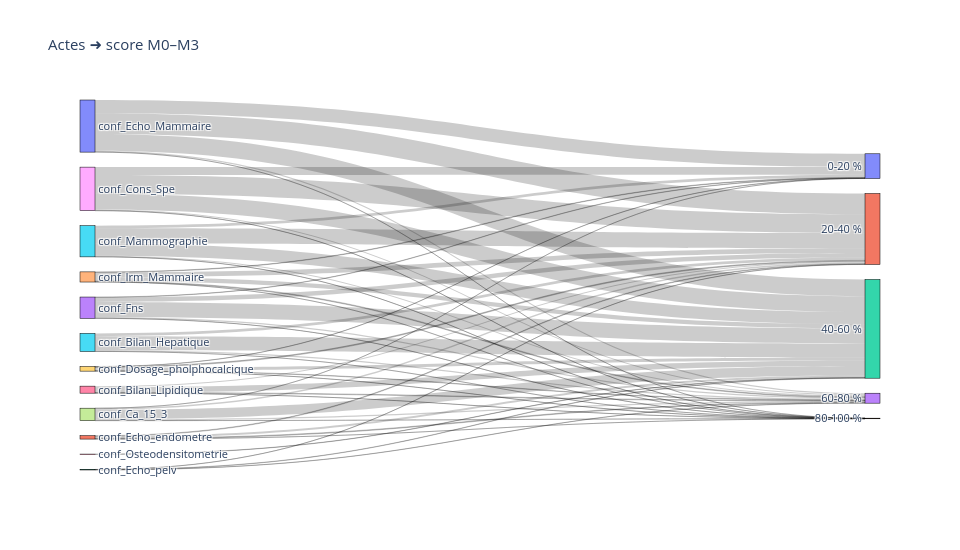
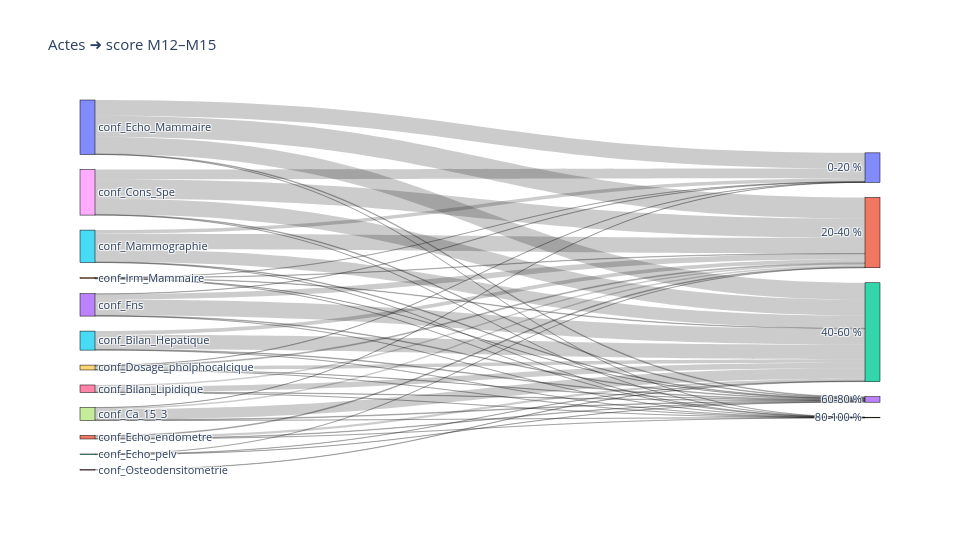
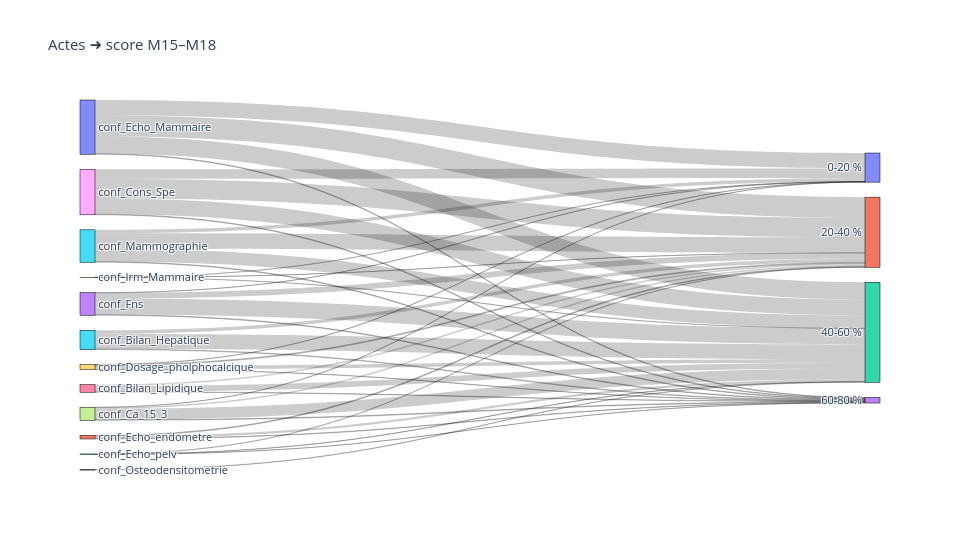
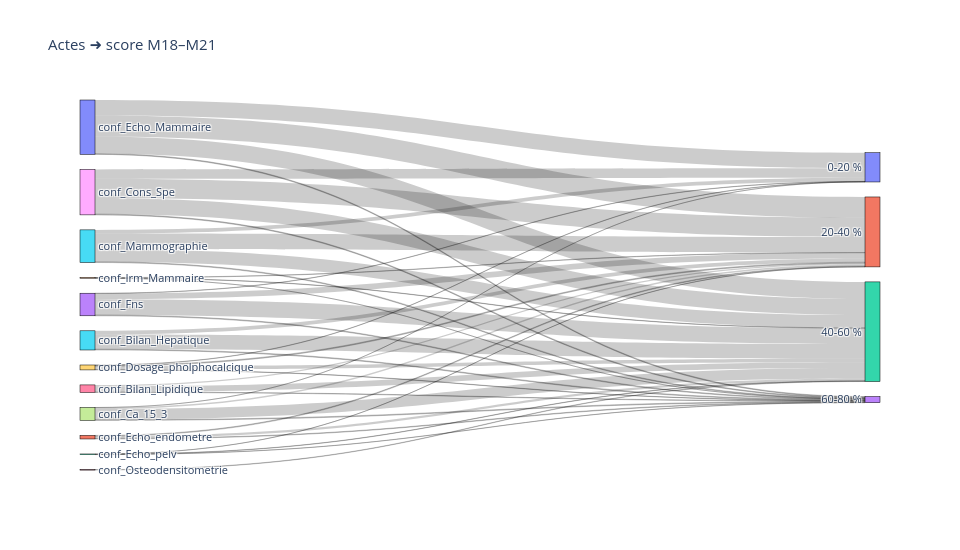

Write notebook code for charts like these, in order.
### Code cell
acts = [c for c in df.columns if c.startswith("conf_")]
# Choisir :   periode_unique = "M0–3"   ou   periode_unique = None (pour toutes)
periode_unique = None          # ← mets "M0–3" pour une seule période

sub = df.copy()
if periode_unique:
    sub = sub[sub["periode_suivi"] == periode_unique]

sub["score_band"] = pd.cut(sub["score_pct"],
                           bins=[0,20,40,60,80,100],
                           labels=["0-20 %","20-40 %","40-60 %","60-80 %","80-100 %"],
                           right=False)

linksA = (sub
          .melt(id_vars=["periode_suivi","score_band"], value_vars=acts,
                var_name="acte", value_name="fait")
          .query("fait == 1")
          .groupby(["periode_suivi","acte","score_band"])
          .size().reset_index(name="value"))

if periode_unique:
    linksA = linksA.drop(columns="periode_suivi")        # un seul graphique
    sankey_from_df(linksA.rename(columns={"acte":"source","score_band":"target"}),
                   title=f"Actes ➜ score {periode_unique}")
else:
    # un Sankey par période
    for per, dper in linksA.groupby("periode_suivi"):
        sankey_from_df(dper.rename(columns={"acte":"source","score_band":"target"}),
                       title=f"Actes ➜ score {per}")

### Figure 1 — Plotly figure (JSON) as saved in the notebook; plotly's stock layout.template omitted (floating-point values rounded to 4 significant figures)
{"data": [{"arrangement": "snap", "link": {"source": [5, 5, 5, 5, 5, 6, 6, 6, 6, 6, 7, 7, 7, 7, 7, 8, 8, 8, 8, 8, 9, 9, 9, 9, 9, 10, 10, 10, 10, 10, 11, 11, 11, 11, 11, 12, 12, 12, 12, 12, 13, 13, 13, 13, 13, 14, 14, 14, 14, 14, 15, 15, 15, 15, 15, 16, 16, 16, 16, 16], "target": [0, 1, 2, 3, 4, 0, 1, 2, 3, 4, 0, 1, 2, 3, 4, 0, 1, 2, 3, 4, 0, 1, 2, 3, 4, 0, 1, 2, 3, 4, 0, 1, 2, 3, 4, 0, 1, 2, 3, 4, 0, 1, 2, 3, 4, 0, 1, 2, 3, 4, 0, 1, 2, 3, 4, 0, 1, 2, 3, 4], "value": [0, 46, 229, 20, 1, 0, 17, 87, 10, 1, 1, 24, 158, 20, 1, 129, 307, 255, 20, 1, 3, 14, 51, 7, 1, 215, 341, 275, 20, 1, 0, 10, 33, 12, 1, 0, 2, 5, 3, 0, 5, 75, 248, 20, 1, 8, 77, 67, 13, 1, 43, 247, 201, 18, 1, 0, 0, 5, 0, 0]}, "node": {"label": ["0-20 %", "20-40 %", "40-60 %", "60-80 %", "80-100 %", "conf_Bilan_Hepatique", "conf_Bilan_Lipidique", "conf_Ca_15_3", "conf_Cons_Spe", "conf_Dosage_pholphocalcique", "conf_Echo_Mammaire", "conf_Echo_endometre", "conf_Echo_pelv", "conf_Fns", "conf_Irm_Mammaire", "conf_Mammographie", "conf_Osteodensitometrie"], "line": {"color": "black", "width": 0.5}, "pad": 15, "thickness": 15}, "type": "sankey"}], "layout": {"font": {"size": 11}, "height": 550, "title": {"text": "Actes ➜ score M0–M3"}, "width": 960}}

### Figure 2 — Plotly figure (JSON) as saved in the notebook; plotly's stock layout.template omitted (floating-point values rounded to 4 significant figures)
{"data": [{"arrangement": "snap", "link": {"source": [5, 5, 5, 5, 5, 6, 6, 6, 6, 6, 7, 7, 7, 7, 7, 8, 8, 8, 8, 8, 9, 9, 9, 9, 9, 10, 10, 10, 10, 10, 11, 11, 11, 11, 11, 12, 12, 12, 12, 12, 13, 13, 13, 13, 13, 14, 14, 14, 14, 14, 15, 15, 15, 15, 15, 16, 16, 16, 16, 16], "target": [0, 1, 2, 3, 4, 0, 1, 2, 3, 4, 0, 1, 2, 3, 4, 0, 1, 2, 3, 4, 0, 1, 2, 3, 4, 0, 1, 2, 3, 4, 0, 1, 2, 3, 4, 0, 1, 2, 3, 4, 0, 1, 2, 3, 4, 0, 1, 2, 3, 4, 0, 1, 2, 3, 4, 0, 1, 2, 3, 4], "value": [0, 56, 233, 11, 1, 0, 22, 89, 7, 1, 1, 25, 167, 11, 1, 153, 307, 250, 11, 1, 4, 15, 53, 4, 1, 248, 333, 269, 11, 1, 0, 13, 34, 8, 1, 0, 2, 5, 3, 0, 5, 87, 250, 11, 1, 1, 7, 9, 1, 1, 56, 246, 200, 10, 1, 0, 0, 6, 0, 0]}, "node": {"label": ["0-20 %", "20-40 %", "40-60 %", "60-80 %", "80-100 %", "conf_Bilan_Hepatique", "conf_Bilan_Lipidique", "conf_Ca_15_3", "conf_Cons_Spe", "conf_Dosage_pholphocalcique", "conf_Echo_Mammaire", "conf_Echo_endometre", "conf_Echo_pelv", "conf_Fns", "conf_Irm_Mammaire", "conf_Mammographie", "conf_Osteodensitometrie"], "line": {"color": "black", "width": 0.5}, "pad": 15, "thickness": 15}, "type": "sankey"}], "layout": {"font": {"size": 11}, "height": 550, "title": {"text": "Actes ➜ score M12–M15"}, "width": 960}}

### Figure 3 — Plotly figure (JSON) as saved in the notebook; plotly's stock layout.template omitted (floating-point values rounded to 4 significant figures)
{"data": [{"arrangement": "snap", "link": {"source": [5, 5, 5, 5, 5, 6, 6, 6, 6, 6, 7, 7, 7, 7, 7, 8, 8, 8, 8, 8, 9, 9, 9, 9, 9, 10, 10, 10, 10, 10, 11, 11, 11, 11, 11, 12, 12, 12, 12, 12, 13, 13, 13, 13, 13, 14, 14, 14, 14, 14, 15, 15, 15, 15, 15, 16, 16, 16, 16, 16], "target": [0, 1, 2, 3, 4, 0, 1, 2, 3, 4, 0, 1, 2, 3, 4, 0, 1, 2, 3, 4, 0, 1, 2, 3, 4, 0, 1, 2, 3, 4, 0, 1, 2, 3, 4, 0, 1, 2, 3, 4, 0, 1, 2, 3, 4, 0, 1, 2, 3, 4, 0, 1, 2, 3, 4, 0, 1, 2, 3, 4], "value": [0, 57, 231, 11, 0, 0, 22, 90, 7, 0, 1, 24, 167, 11, 0, 148, 300, 247, 11, 0, 4, 15, 53, 5, 0, 238, 324, 267, 11, 0, 0, 13, 35, 8, 0, 0, 2, 5, 3, 0, 4, 88, 248, 11, 0, 1, 3, 2, 0, 0, 55, 238, 198, 11, 0, 0, 0, 6, 0, 0]}, "node": {"label": ["0-20 %", "20-40 %", "40-60 %", "60-80 %", "80-100 %", "conf_Bilan_Hepatique", "conf_Bilan_Lipidique", "conf_Ca_15_3", "conf_Cons_Spe", "conf_Dosage_pholphocalcique", "conf_Echo_Mammaire", "conf_Echo_endometre", "conf_Echo_pelv", "conf_Fns", "conf_Irm_Mammaire", "conf_Mammographie", "conf_Osteodensitometrie"], "line": {"color": "black", "width": 0.5}, "pad": 15, "thickness": 15}, "type": "sankey"}], "layout": {"font": {"size": 11}, "height": 550, "title": {"text": "Actes ➜ score M15–M18"}, "width": 960}}

### Figure 4 — Plotly figure (JSON) as saved in the notebook; plotly's stock layout.template omitted (floating-point values rounded to 4 significant figures)
{"data": [{"arrangement": "snap", "link": {"source": [5, 5, 5, 5, 5, 6, 6, 6, 6, 6, 7, 7, 7, 7, 7, 8, 8, 8, 8, 8, 9, 9, 9, 9, 9, 10, 10, 10, 10, 10, 11, 11, 11, 11, 11, 12, 12, 12, 12, 12, 13, 13, 13, 13, 13, 14, 14, 14, 14, 14, 15, 15, 15, 15, 15, 16, 16, 16, 16, 16], "target": [0, 1, 2, 3, 4, 0, 1, 2, 3, 4, 0, 1, 2, 3, 4, 0, 1, 2, 3, 4, 0, 1, 2, 3, 4, 0, 1, 2, 3, 4, 0, 1, 2, 3, 4, 0, 1, 2, 3, 4, 0, 1, 2, 3, 4, 0, 1, 2, 3, 4, 0, 1, 2, 3, 4, 0, 1, 2, 3, 4], "value": [0, 58, 230, 12, 0, 0, 21, 90, 7, 0, 1, 24, 165, 12, 0, 148, 301, 250, 12, 0, 4, 14, 54, 5, 0, 243, 326, 269, 12, 0, 0, 12, 35, 9, 0, 0, 2, 5, 3, 0, 4, 89, 248, 12, 0, 0, 5, 5, 1, 0, 57, 241, 200, 12, 0, 0, 0, 6, 0, 0]}, "node": {"label": ["0-20 %", "20-40 %", "40-60 %", "60-80 %", "80-100 %", "conf_Bilan_Hepatique", "conf_Bilan_Lipidique", "conf_Ca_15_3", "conf_Cons_Spe", "conf_Dosage_pholphocalcique", "conf_Echo_Mammaire", "conf_Echo_endometre", "conf_Echo_pelv", "conf_Fns", "conf_Irm_Mammaire", "conf_Mammographie", "conf_Osteodensitometrie"], "line": {"color": "black", "width": 0.5}, "pad": 15, "thickness": 15}, "type": "sankey"}], "layout": {"font": {"size": 11}, "height": 550, "title": {"text": "Actes ➜ score M18–M21"}, "width": 960}}
